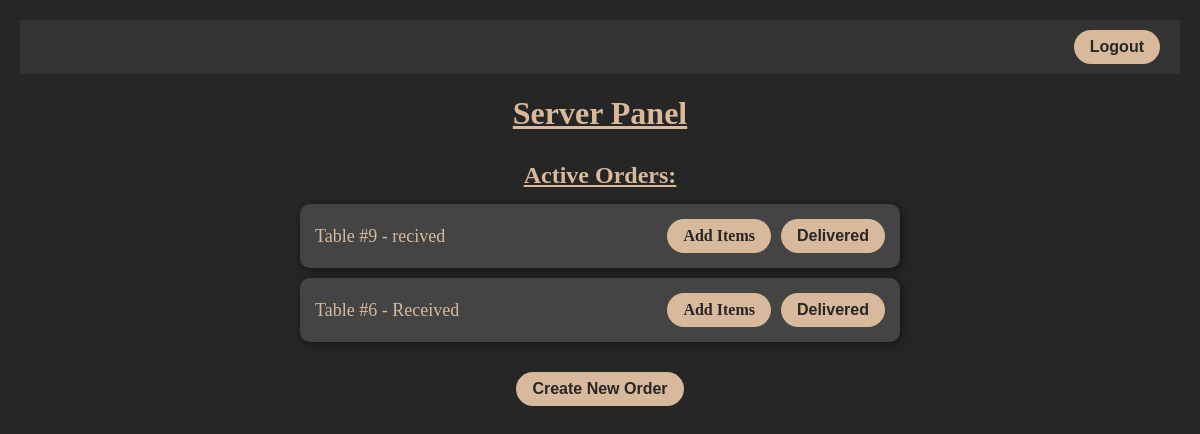
/server-dashboard/ (signed in), run on the app's committed database.
### sankster/models.py (models this page shows)
class Order(models.Model):
    STATUS_CHOICES = [
        ('received', 'Received'),
        ('ready', 'Ready'),
    ]
    server = models.ForeignKey(CustomUser, on_delete=models.CASCADE)
    table_number = models.PositiveIntegerField(null=True, blank=True)
    is_active = models.BooleanField(default = True)
    status = models.CharField(max_length=20, choices=STATUS_CHOICES, default='received')
    is_accepted_by_server = models.BooleanField(default=False)
    def __str__(self):
        return f"Table #{self.table_number} - {self.get_status_display()}"

### sankster/views.py (the view)
# urls.py: path('server-dashboard/', views.server_dashboard, name='server_dashboard'),
@login_required
def server_dashboard(request):
    if request.user.role != 'server':
        return redirect('dashboard')
    active_orders = Order.objects.filter(is_active = True).order_by('-id')
    return render(request, 'server_dashboard.html', {'active_orders': active_orders})

### sankster/templates/server_dashboard.html (shortened to what this page needs)
<!DOCTYPE html>
<html lang="en">
<head>
</head>
<body>
    <div class="navbar">
        <form method="POST" action="{% url 'logout' %}">
            <button type="submit">Logout</button>
        </form>
    </div>
    <h1>Server Panel</h1>
    <h2>Active Orders:</h2>
    <ul>
        {% for order in active_orders %}
            <li id="order-{{ order.id }}">
                <span>{{ order }}</span>
                <div class="buttons">
                    <a href="{% url 'order_detail' order.id %}">Add Items</a>
                    {% if order.status != 'Completed' %}
                        <form method="POST" action="{% url 'mark_order_delivered' order.id %}">
                            <button type="submit">Delivered</button>
                        </form>
                    {% endif %}
                </div>
            </li>
        {% endfor %}
    </ul>
    <div class="footer">
        <form method="POST" action="{% url 'create_order' %}">
            <button type="submit">Create New Order</button>
        </form>
    </div>
</body>
</html>

### sankster/templates/server_dashboard.html (style rules this page uses)
body { font-family: 'Georgia', serif; background-color: #262626; color: #d9b99b; padding: 20px; margin: 0; text-align: center; }
.navbar { display: flex; justify-content: flex-end; align-items: center; padding: 10px 20px; background-color: #333; }
.login-button, button { font-size: 16px; padding: 8px 16px; border-radius: 20px; background-color: #d9b99b; color: #262626; text-decoration: none; transition: background-color 0.3s; font-weight: bold; cursor: pointer; border: none; }
h1 { font-family: 'Playfair Display', serif; color: #d9b99b; text-decoration: underline; margin-bottom: 30px; }
h2 { color: #d9b99b; text-decoration: underline; margin-bottom: 15px; }
ul { list-style-type: none; padding: 0; max-width: 600px; margin: 0 auto; text-align: left; }
li { background-color: #444; padding: 15px; margin: 10px 0; border-radius: 10px; box-shadow: 2px 2px 8px rgba(0, 0, 0, 0.5); font-size: 18px; display: flex; justify-content: space-between; align-items: center; }
.buttons { display: flex; gap: 10px; align-items: center; }
.buttons a, .buttons button { font-size: 16px; padding: 8px 16px; border-radius: 20px; background-color: #d9b99b; color: #262626; text-decoration: none; transition: background-color 0.3s; font-weight: bold; cursor: pointer; border: none; }
.buttons form { margin: 0; }
.footer { margin-top: 30px; display: flex; justify-content: center; gap: 20px; }
.footer form button { margin: 0; }

### data on the page
Order: table_number+status "Table #9 - recived", shows "Delivered"
Order: table_number+status "Table #6 - Received", shows "Delivered"
